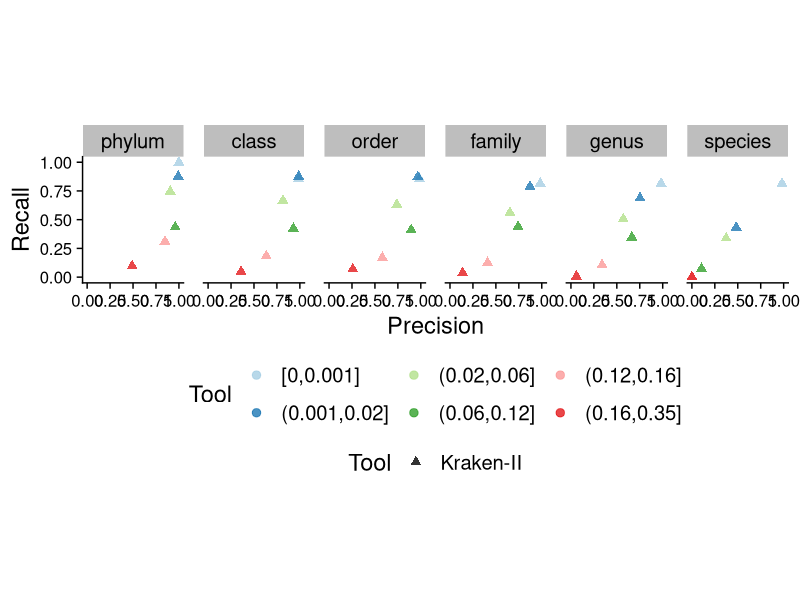

Write R code to recreate this figure. (Note: this script raises an error after producing the figure.)
require(ggplot2)
require(readr)
require(cowplot)
require(dplyr)

scores <- read_csv("../results/summary_p_scores_sizes-bacteria.csv")
scores$Taxonomic_Rank[scores$Taxonomic_Rank == "superkingdom"] <- "kingdom"
scores <- scores %>% filter (Taxonomic_Rank != "kingdom")
scores$Taxonomic_Rank <- factor(
  scores$Taxonomic_Rank,
  levels = c("phylum", "class", "order", "family", "genus", "species")
)
scores$Method <- factor(scores$Method, levels = c("CONSULT-II (0.03)",
                                                  "CONSULT-II h=14, b=10 (0.03)",
                                                  "CONSULT-II h=13, b=16 (0.03)",
                                                  "Kraken-II"))
scores$Method[scores$Method == "CONSULT-II (0.03)"] <- "CONSULT-II 140Gb (0.03)"
scores$Method[scores$Method == "CONSULT-II h=14, b=10 (0.03)"] <- "CONSULT-II 32Gb (0.03)"
scores$Method[scores$Method == "CONSULT-II h=13, b=16 (0.03)"] <- "CONSULT-II 18Gb (0.03)"

ggplot(scores %>% filter(Method != "CONSULT-II 18Gb (0.03)") %>%
         mutate(
           Distance_to_closest = cut(
             Distance_to_closest,
             include.lowest = TRUE,
             breaks = c(0, 0.001, 0.02, 0.06, 0.12, 0.16, 0.35)
           )
         ) %>%
         group_by(Method, Taxonomic_Rank, Distance_to_closest) %>%
         summarise(Recall = mean(Recall), F1 = mean(F1), Precision = mean(Precision))
       , aes(x = Precision, y = Recall, color = Distance_to_closest, shape = Method)) +
  geom_point(alpha = 0.8, size=2.5) +
  facet_wrap(facets = "Taxonomic_Rank", nrow=1) +
  labs(shape = "Tool", colour = "Tool", linetype = "Tool", x = "Precision", y = "Recall") +
  scale_colour_brewer(palette = "Paired") +
  scale_shape_manual(values = c(17, 2, 15)) +
  theme_cowplot(font_size = 17) +
  theme(strip.background = element_rect(fill = "gray")) +
  theme(axis.text.y = element_text(size=12), axis.text.x = element_text(size=12), aspect.ratio = 1.25) +
  theme(panel.spacing.x = unit(1, "lines")) +
  theme(legend.position = "bottom", legend.justification = "center", legend.direction = "horizontal", legend.box = "vertical")
ggsave2("../figures/classification_size_comparison-bacteria-1.pdf", width=15, height = 4)

ggplot(scores %>% filter(Method != "CONSULT-II 18Gb (0.03)"), aes(x = Distance_to_closest, y = F1, color = Method, linetype = Method, shape = Method)) +
  facet_wrap(vars(Taxonomic_Rank), nrow = 1) +
  geom_point(alpha = 0.5) +
  labs(shape = "Tool", colour = "Tool", linetype = "Tool", x = "Distance to the closest", y = "F1") +
  stat_smooth(se = F, span = 0.7, method = "glm", method.args = list(family = binomial), size = 1.25) +
  theme_cowplot(font_size = 17) +
  scale_colour_manual(values = c("#d95f02", "#a6761d", "#7570b3")) +
  theme(strip.background = element_rect(fill = "gray")) +
  theme(axis.text.y = element_text(size=12), axis.text.x = element_text(size=12), aspect.ratio = 1.25) +
  theme(legend.position = "bottom", legend.justification = "center", legend.direction = "vertical") +
  theme(legend.position = "bottom", legend.justification = "center", legend.direction = "horizontal", legend.box = "vertical")
ggsave2("../figures/classification_size_comparison-bacteria-2.pdf", width=15, height = 4)
